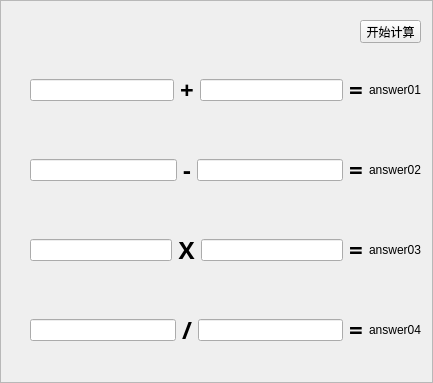
<?xml version="1.0" encoding="UTF-8"?>
<ui version="4.0">
 <class>frame</class>
 <widget class="QFrame" name="frame">
  <property name="enabled">
   <bool>true</bool>
  </property>
  <property name="geometry">
   <rect>
    <x>0</x>
    <y>0</y>
    <width>433</width>
    <height>383</height>
   </rect>
  </property>
  <property name="windowTitle">
   <string>加减乘除</string>
  </property>
  <property name="windowIcon">
   <iconset>
    <normaloff>../images/icon_math01.png</normaloff>../images/icon_math01.png</iconset>
  </property>
  <property name="frameShape">
   <enum>QFrame::StyledPanel</enum>
  </property>
  <property name="frameShadow">
   <enum>QFrame::Raised</enum>
  </property>
  <widget class="QWidget" name="horizontalLayoutWidget">
   <property name="geometry">
    <rect>
     <x>30</x>
     <y>50</y>
     <width>391</width>
     <height>80</height>
    </rect>
   </property>
   <layout class="QHBoxLayout" name="horizontalLayout">
    <item>
     <widget class="QLineEdit" name="lineEdit_num1">
      <property name="mouseTracking">
       <bool>false</bool>
      </property>
      <property name="alignment">
       <set>Qt::AlignCenter</set>
      </property>
      <property name="dragEnabled">
       <bool>true</bool>
      </property>
     </widget>
    </item>
    <item>
     <widget class="QLabel" name="label_add">
      <property name="font">
       <font>
        <family>Aharoni</family>
        <pointsize>18</pointsize>
        <weight>75</weight>
        <bold>true</bold>
       </font>
      </property>
      <property name="layoutDirection">
       <enum>Qt::LeftToRight</enum>
      </property>
      <property name="autoFillBackground">
       <bool>true</bool>
      </property>
      <property name="text">
       <string>+</string>
      </property>
      <property name="alignment">
       <set>Qt::AlignCenter</set>
      </property>
     </widget>
    </item>
    <item>
     <widget class="QLineEdit" name="lineEdit_num2">
      <property name="alignment">
       <set>Qt::AlignCenter</set>
      </property>
     </widget>
    </item>
    <item>
     <widget class="QLabel" name="label_equal">
      <property name="font">
       <font>
        <family>Aharoni</family>
        <pointsize>18</pointsize>
        <weight>75</weight>
        <bold>true</bold>
       </font>
      </property>
      <property name="layoutDirection">
       <enum>Qt::LeftToRight</enum>
      </property>
      <property name="autoFillBackground">
       <bool>true</bool>
      </property>
      <property name="text">
       <string>=</string>
      </property>
      <property name="alignment">
       <set>Qt::AlignCenter</set>
      </property>
     </widget>
    </item>
    <item>
     <widget class="QLabel" name="label">
      <property name="text">
       <string>answer01</string>
      </property>
     </widget>
    </item>
   </layout>
  </widget>
  <widget class="QWidget" name="horizontalLayoutWidget_2">
   <property name="geometry">
    <rect>
     <x>30</x>
     <y>130</y>
     <width>391</width>
     <height>80</height>
    </rect>
   </property>
   <layout class="QHBoxLayout" name="horizontalLayout_2">
    <item>
     <widget class="QLineEdit" name="lineEdit_num21">
      <property name="mouseTracking">
       <bool>false</bool>
      </property>
      <property name="alignment">
       <set>Qt::AlignCenter</set>
      </property>
      <property name="dragEnabled">
       <bool>true</bool>
      </property>
     </widget>
    </item>
    <item>
     <widget class="QLabel" name="label_add_2">
      <property name="font">
       <font>
        <family>Aharoni</family>
        <pointsize>18</pointsize>
        <weight>75</weight>
        <bold>true</bold>
       </font>
      </property>
      <property name="layoutDirection">
       <enum>Qt::LeftToRight</enum>
      </property>
      <property name="autoFillBackground">
       <bool>true</bool>
      </property>
      <property name="text">
       <string>-</string>
      </property>
      <property name="alignment">
       <set>Qt::AlignCenter</set>
      </property>
     </widget>
    </item>
    <item>
     <widget class="QLineEdit" name="lineEdit_num22">
      <property name="alignment">
       <set>Qt::AlignCenter</set>
      </property>
     </widget>
    </item>
    <item>
     <widget class="QLabel" name="label_equal_2">
      <property name="font">
       <font>
        <family>Aharoni</family>
        <pointsize>18</pointsize>
        <weight>75</weight>
        <bold>true</bold>
       </font>
      </property>
      <property name="layoutDirection">
       <enum>Qt::LeftToRight</enum>
      </property>
      <property name="autoFillBackground">
       <bool>true</bool>
      </property>
      <property name="text">
       <string>=</string>
      </property>
      <property name="alignment">
       <set>Qt::AlignCenter</set>
      </property>
     </widget>
    </item>
    <item>
     <widget class="QLabel" name="label_2">
      <property name="text">
       <string>answer02</string>
      </property>
     </widget>
    </item>
   </layout>
  </widget>
  <widget class="QWidget" name="horizontalLayoutWidget_3">
   <property name="geometry">
    <rect>
     <x>30</x>
     <y>290</y>
     <width>391</width>
     <height>80</height>
    </rect>
   </property>
   <layout class="QHBoxLayout" name="horizontalLayout_3">
    <item>
     <widget class="QLineEdit" name="lineEdit_num41">
      <property name="mouseTracking">
       <bool>false</bool>
      </property>
      <property name="alignment">
       <set>Qt::AlignCenter</set>
      </property>
      <property name="dragEnabled">
       <bool>true</bool>
      </property>
     </widget>
    </item>
    <item>
     <widget class="QLabel" name="label_add_3">
      <property name="font">
       <font>
        <family>Aharoni</family>
        <pointsize>18</pointsize>
        <weight>75</weight>
        <bold>true</bold>
       </font>
      </property>
      <property name="layoutDirection">
       <enum>Qt::LeftToRight</enum>
      </property>
      <property name="autoFillBackground">
       <bool>true</bool>
      </property>
      <property name="text">
       <string>/</string>
      </property>
      <property name="alignment">
       <set>Qt::AlignCenter</set>
      </property>
     </widget>
    </item>
    <item>
     <widget class="QLineEdit" name="lineEdit_num42">
      <property name="alignment">
       <set>Qt::AlignCenter</set>
      </property>
     </widget>
    </item>
    <item>
     <widget class="QLabel" name="label_equal_3">
      <property name="font">
       <font>
        <family>Aharoni</family>
        <pointsize>18</pointsize>
        <weight>75</weight>
        <bold>true</bold>
       </font>
      </property>
      <property name="layoutDirection">
       <enum>Qt::LeftToRight</enum>
      </property>
      <property name="autoFillBackground">
       <bool>true</bool>
      </property>
      <property name="text">
       <string>=</string>
      </property>
      <property name="alignment">
       <set>Qt::AlignCenter</set>
      </property>
     </widget>
    </item>
    <item>
     <widget class="QLabel" name="label_4">
      <property name="text">
       <string>answer04</string>
      </property>
     </widget>
    </item>
   </layout>
  </widget>
  <widget class="QWidget" name="horizontalLayoutWidget_4">
   <property name="geometry">
    <rect>
     <x>30</x>
     <y>210</y>
     <width>391</width>
     <height>80</height>
    </rect>
   </property>
   <layout class="QHBoxLayout" name="horizontalLayout_4">
    <item>
     <widget class="QLineEdit" name="lineEdit_num31">
      <property name="mouseTracking">
       <bool>false</bool>
      </property>
      <property name="alignment">
       <set>Qt::AlignCenter</set>
      </property>
      <property name="dragEnabled">
       <bool>true</bool>
      </property>
     </widget>
    </item>
    <item>
     <widget class="QLabel" name="label_add_4">
      <property name="font">
       <font>
        <family>Aharoni</family>
        <pointsize>18</pointsize>
        <weight>75</weight>
        <bold>true</bold>
       </font>
      </property>
      <property name="layoutDirection">
       <enum>Qt::LeftToRight</enum>
      </property>
      <property name="autoFillBackground">
       <bool>true</bool>
      </property>
      <property name="text">
       <string>X</string>
      </property>
      <property name="alignment">
       <set>Qt::AlignCenter</set>
      </property>
     </widget>
    </item>
    <item>
     <widget class="QLineEdit" name="lineEdit_num32">
      <property name="alignment">
       <set>Qt::AlignCenter</set>
      </property>
     </widget>
    </item>
    <item>
     <widget class="QLabel" name="label_equal_4">
      <property name="font">
       <font>
        <family>Aharoni</family>
        <pointsize>18</pointsize>
        <weight>75</weight>
        <bold>true</bold>
       </font>
      </property>
      <property name="layoutDirection">
       <enum>Qt::LeftToRight</enum>
      </property>
      <property name="autoFillBackground">
       <bool>true</bool>
      </property>
      <property name="text">
       <string>=</string>
      </property>
      <property name="alignment">
       <set>Qt::AlignCenter</set>
      </property>
     </widget>
    </item>
    <item>
     <widget class="QLabel" name="label_3">
      <property name="text">
       <string>answer03</string>
      </property>
     </widget>
    </item>
   </layout>
  </widget>
  <widget class="QPushButton" name="pushButton">
   <property name="geometry">
    <rect>
     <x>360</x>
     <y>20</y>
     <width>61</width>
     <height>23</height>
    </rect>
   </property>
   <property name="text">
    <string>开始计算</string>
   </property>
  </widget>
 </widget>
 <resources/>
 <connections/>
</ui>
